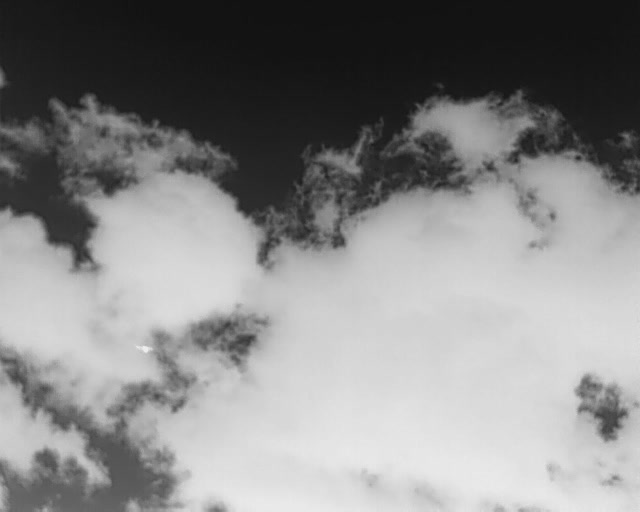
%> input picture shiyan3/code/matlab/plane.jpg, 640 x 512 px
$ octave sy2.m   (GNU Octave 9; MATLAB toolbox functions it lacks are replaced by stand-ins)
%> lines starting %> are read from the running program, lines starting %| are printed output that depends on the picture; in (x1, y1, x2, y2) boxes, pixels count from 0 and x2, y2 are one past the last pixel; in counts of white or black regions, pixels touching at a corner belong together; the program's own positions count from 1
%% shiyan2 图像滤波 20230224
close all
%% help filter2
%% 均值滤波
f=imread('plane.jpg');
%> f is the input picture: size 512x640x3 uint8; min 17, max 241, mean 135.2
I=rgb2gray(f);
J=imnoise(I,'salt',0.02);
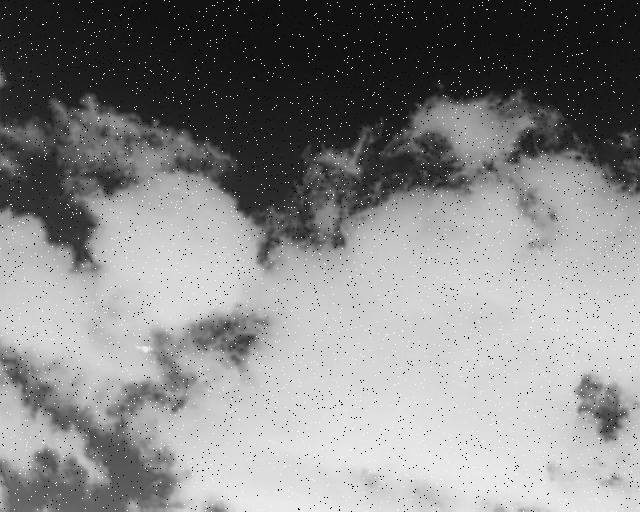
%> J: size 512x640 uint8; min 0, max 255, mean 135
figure(11),subplot(2,2,1),imshow(I),title('原图像');
subplot(2,2,2),imshow(J),title('加入椒盐噪声的图像');
K1=filter2(fspecial('average',3),J)/255;%3*3均值滤波处理结果
K2=filter2(fspecial('average',5),J)/255;%5*5均值滤波处理结果
subplot(2,2,3),imshow(K1),
title('3*3均值滤波处理结果');
subplot(2,2,4),imshow(K2),
title('5*5均值滤波处理结果');

%% 高斯 维纳

 J=imnoise(I,'gaussian',0,0.005);
 h=fspecial('gaussian');
 K=filter2(h,J)/255;
 K1=wiener2(J,[5,5]);
%> K1: size 512x640 uint8
 figure(2),subplot(2,2,1),imshow(I),title('原图像');
 subplot(2,2,2),imshow(J),title('加入高斯噪声的图像');
 subplot(2,2,3),imshow(K),title('高斯低通滤波的结果');
 subplot(2,2,4),imshow(K1),title('维纳滤波后的结果');

%% unsharp算子

h=fspecial('laplacian');
I2=filter2(h,I);
figure(3),subplot(2,2,2),imshow(I),title('灰度图像');
subplot(2,2,1),imshow(I),title('原图像');
subplot(2,2,3),imshow(I2),title('拉普拉斯算子滤波后的结果'); %采用'unsharp'算子实现对比度增强滤波器
h=fspecial('unsharp',0.5);
I3=filter2(h,I)/255;
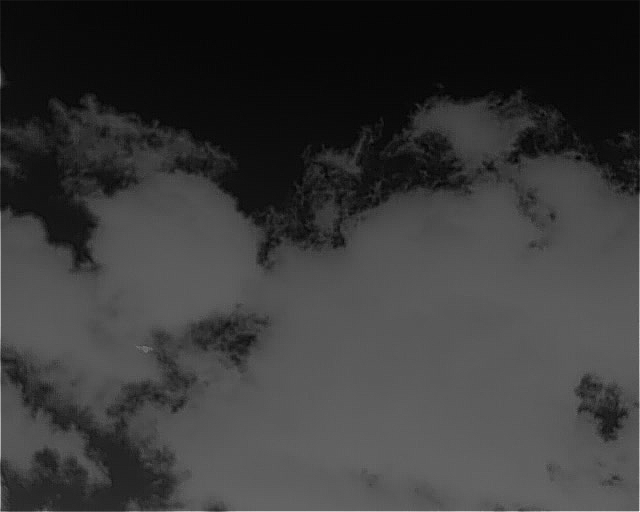
%> I3: size 512x640 double; min 0.00523, max 2.33, mean 0.533; drawn with min black and max white
figure(3),subplot(2,2,4),imshow(I3),
title('unsharp算子实现对比度增强滤波后的结果');

%%  Sobel滤波

 h1=fspecial('sobel');
 I2=filter2(h1,I);%sobel卷积
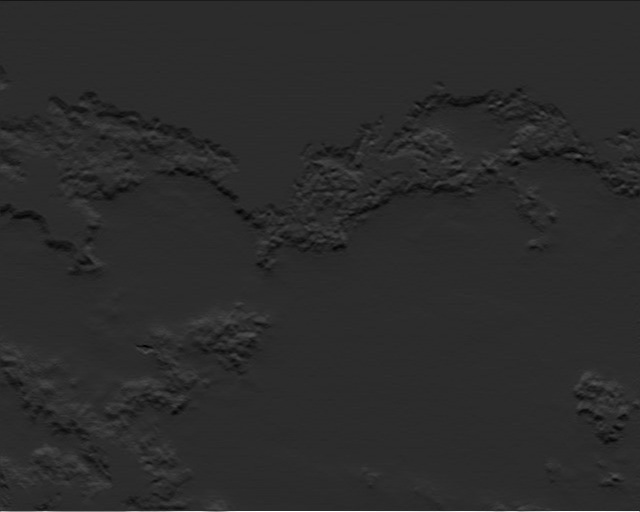
%> I2: size 512x640 double; min -196, max 932, mean -1.3; drawn with min black and max white
 I3=conv2(I,h1);
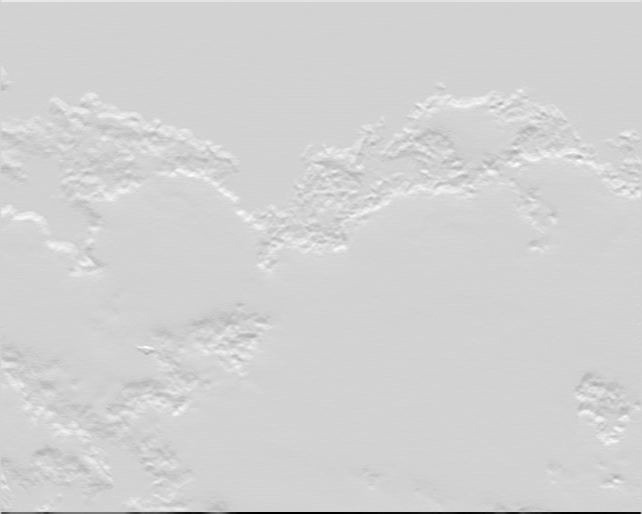
%> I3: size 514x642 double; min -932, max 196, mean 0; drawn with min black and max white
 h2=fspecial('prewitt');
 I4=filter2(h2,I);
 h3=fspecial('log');
 I5=filter2(h3,I);
 figure(4),
subplot(2,2,1),imshow(I),title('原图像');
 subplot(2,2,2),imshow(I3);
%> after `imshow(I3)`:
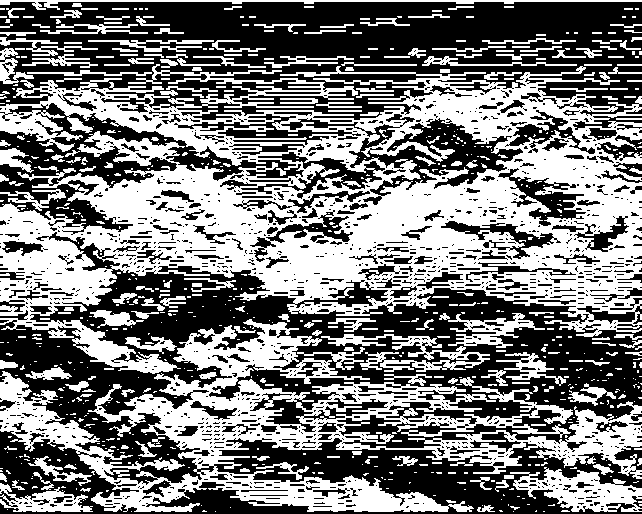
%> displayed picture: size 514x642, on the screen's scale of 0 to 255; 47.9% white; 718 white regions (477 under 20 px), largest, box (x1, y1, x2, y2) and area: (0, 64, 642, 374) 90086, (0, 319, 642, 512) 36695, (510, 467, 642, 512) 2894
title('sobel滤波');
subplot(2,2,3),imshow(I4);
%> after `imshow(I4)`:
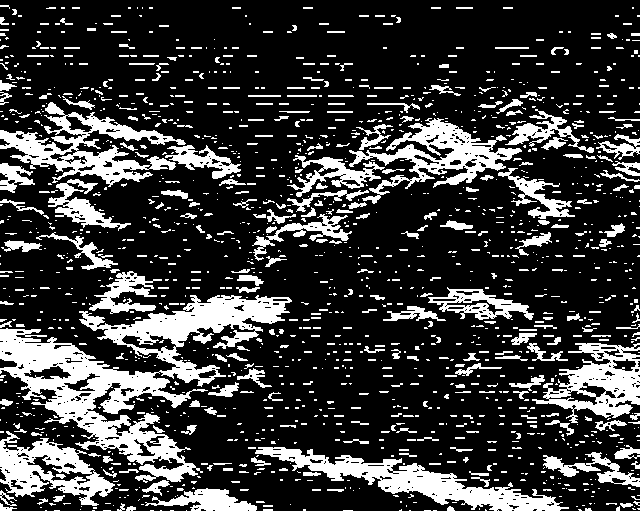
%> displayed picture: size 512x640, on the screen's scale of 0 to 255; 23.2% white; 1457 white regions (1137 under 20 px), largest, box (x1, y1, x2, y2) and area: (0, 295, 292, 483) 16655, (0, 447, 640, 512) 7850, (0, 102, 186, 187) 5064
title('prewitt滤波');
subplot(2,2,4),imshow(I5);
%> after `imshow(I5)`:
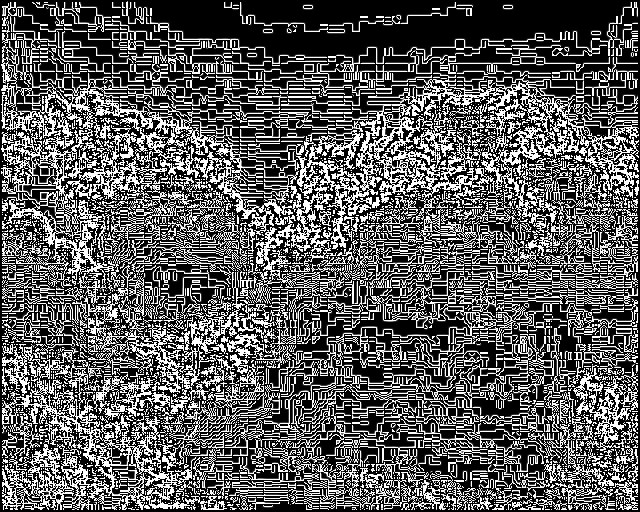
%> displayed picture: size 512x640, on the screen's scale of 0 to 255; min 0, max 255, mean 91.9
title('log滤波');
